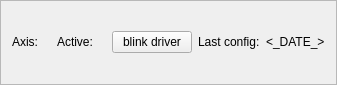
    <widget class="QFrame" name="frame_description">
     <property name="minimumSize">
      <size>
       <width>16</width>
       <height>50</height>
      </size>
     </property>
     <property name="maximumSize">
      <size>
       <width>16777215</width>
       <height>85</height>
      </size>
     </property>
     <property name="autoFillBackground">
      <bool>true</bool>
     </property>
     <property name="frameShape">
      <enum>QFrame::StyledPanel</enum>
     </property>
     <property name="frameShadow">
      <enum>QFrame::Raised</enum>
     </property>
     <layout class="QHBoxLayout">
      <item>
       <layout class="QHBoxLayout">
        <item>
         <widget class="QLabel" name="label_2">
          <property name="maximumSize">
           <size>
            <width>31</width>
            <height>26</height>
           </size>
          </property>
          <property name="text">
           <string>Axis:</string>
          </property>
         </widget>
        </item>
        <item>
         <widget class="QLabel" name="dscDriverName">
          <property name="maximumSize">
           <size>
            <width>16777215</width>
            <height>26</height>
           </size>
          </property>
          <property name="text">
           <string>&lt;DRIVER_NAME&gt;</string>
          </property>
         </widget>
        </item>
       </layout>
      </item>
      <item>
       <layout class="QHBoxLayout">
        <item>
         <widget class="QLabel" name="label_4">
          <property name="maximumSize">
           <size>
            <width>41</width>
            <height>26</height>
           </size>
          </property>
          <property name="text">
           <string>Active:</string>
          </property>
         </widget>
        </item>
        <item>
         <widget class="QLabel" name="dscActive">
          <property name="text">
           <string>&lt;YES/NO&gt;</string>
          </property>
         </widget>
        </item>
       </layout>
      </item>
      <item>
       <widget class="QPushButton" name="btnBlink">
        <property name="text">
         <string>blink driver</string>
        </property>
        <property name="checkable">
         <bool>true</bool>
        </property>
       </widget>
      </item>
      <item>
       <layout class="QHBoxLayout">
        <item>
         <widget class="QLabel" name="label_3">
          <property name="maximumSize">
           <size>
            <width>63</width>
            <height>26</height>
           </size>
          </property>
          <property name="text">
           <string>Last config:</string>
          </property>
         </widget>
        </item>
        <item>
         <widget class="QLabel" name="dscSignature">
          <property name="text">
           <string>&lt;_DATE_&gt;</string>
          </property>
         </widget>
        </item>
       </layout>
      </item>
     </layout>
    </widget>
